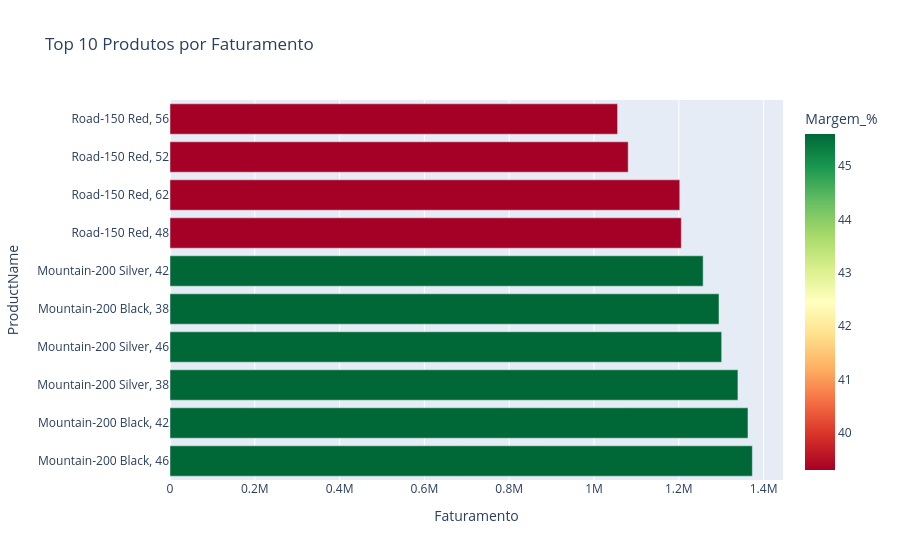

Notebook code cell kept with this figure:
### Code cell
top_fat = df_produtos.nlargest(10, 'Faturamento')
top_luc = df_produtos.nlargest(15, 'Lucro')

fig = px.bar(top_fat, x='Faturamento', y='ProductName', 
             orientation='h', color='Margem_%',
             color_continuous_scale='RdYlGn',
             title='Top 10 Produtos por Faturamento')
fig.show()

### Figure 1 — Plotly figure (JSON) as saved in the notebook; plotly's stock layout.template omitted (floating-point values rounded to 4 significant figures)
{"data": [{"alignmentgroup": "True", "hovertemplate": "Faturamento=%{x}<br>ProductName=%{y}<br>Margem_%=%{marker.color}<extra></extra>", "legendgroup": "", "marker": {"color": [45.6, 45.6, 45.6, 45.6, 45.6, 45.6, 39.3, 39.3, 39.3, 39.3], "coloraxis": "coloraxis", "pattern": {"shape": ""}}, "name": "", "offsetgroup": "", "orientation": "h", "showlegend": false, "textposition": "auto", "type": "bar", "x": [1373000.0, 1363000.0, 1339000.0, 1301000.0, 1295000.0, 1257000.0, 1206000.0, 1202000.0, 1081000.0, 1056000.0], "xaxis": "x", "y": ["Mountain-200 Black, 46", "Mountain-200 Black, 42", "Mountain-200 Silver, 38", "Mountain-200 Silver, 46", "Mountain-200 Black, 38", "Mountain-200 Silver, 42", "Road-150 Red, 48", "Road-150 Red, 62", "Road-150 Red, 52", "Road-150 Red, 56"], "yaxis": "y"}], "layout": {"barmode": "relative", "coloraxis": {"colorbar": {"title": {"text": "Margem_%"}}, "colorscale": [[0, "rgb(165,0,38)"], [0.1, "rgb(215,48,39)"], [0.2, "rgb(244,109,67)"], [0.3, "rgb(253,174,97)"], [0.4, "rgb(254,224,139)"], [0.5, "rgb(255,255,191)"], [0.6, "rgb(217,239,139)"], [0.7, "rgb(166,217,106)"], [0.8, "rgb(102,189,99)"], [0.9, "rgb(26,152,80)"], [1, "rgb(0,104,55)"]]}, "legend": {"tracegroupgap": 0}, "title": {"text": "Top 10 Produtos por Faturamento"}, "xaxis": {"anchor": "y", "domain": [0, 1], "title": {"text": "Faturamento"}}, "yaxis": {"anchor": "x", "domain": [0, 1], "title": {"text": "ProductName"}}}}
